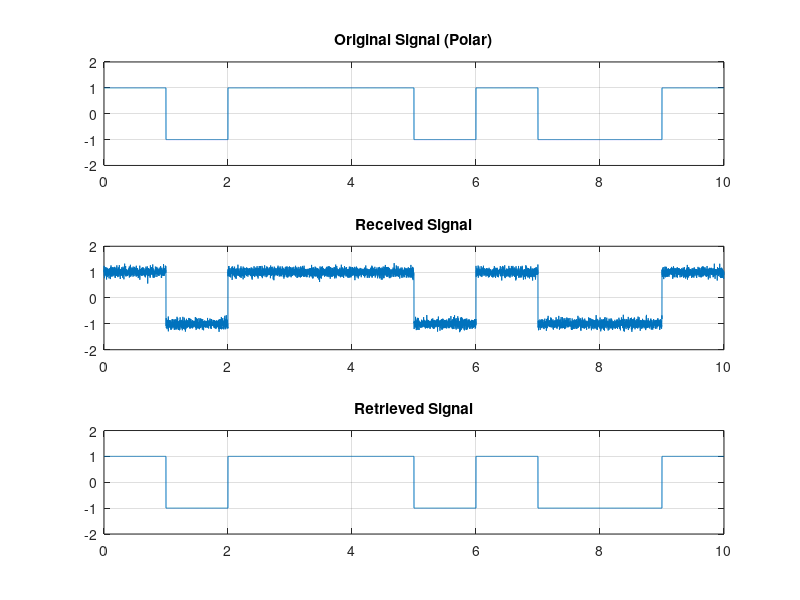

Write MATLAB code to recreate this figure.
clc; clear;
bn = '1011101001';
ln = length(bn);
Tb=1;
Td=10;
Ts=0.001;
t=0:Ts:Tb-Ts;
%Polar NRZ
p0 = -1*ones(1,length(t));
p1 = ones(1,length(t));

xp = [];
for n = 1:ln
    if bn(n)=='0'
        xn=p0;
    else
        xn=p1;
    end
    xp=[xp,xn];
end

t=0:Ts:Td-Ts;

subplot(3,1,1);
plot(t,xp); hold on; grid on;
title("Original Signal (Polar)");
ylim([-2 2])
subplot(3,1,2);
yr=awgn(xp, 20);
plot(t,yr);hold on; grid on;
title("Received Signal");
ylim([-2 2])

%% Matched Filter
t=0:Ts:Tb-Ts;
h0 = -1*ones(1,length(t));
h1 = ones(1,length(t));
r0 = conv(yr,h0);
r1 = conv(yr,h1);

yRet=[];
for n = 1/Ts:1/Ts:(Td+1)/Ts-1
    if r0(n) > r1(n)
        yR=p0;
    elseif r1(n) > r0(n)
        yR=p1;
    end
    yRet=[yRet,yR];
end

t=0:Ts:Td-Ts;
subplot(3,1,3);
plot(t,yRet);hold on; grid on;
title("Retrieved Signal");
ylim([-2 2])